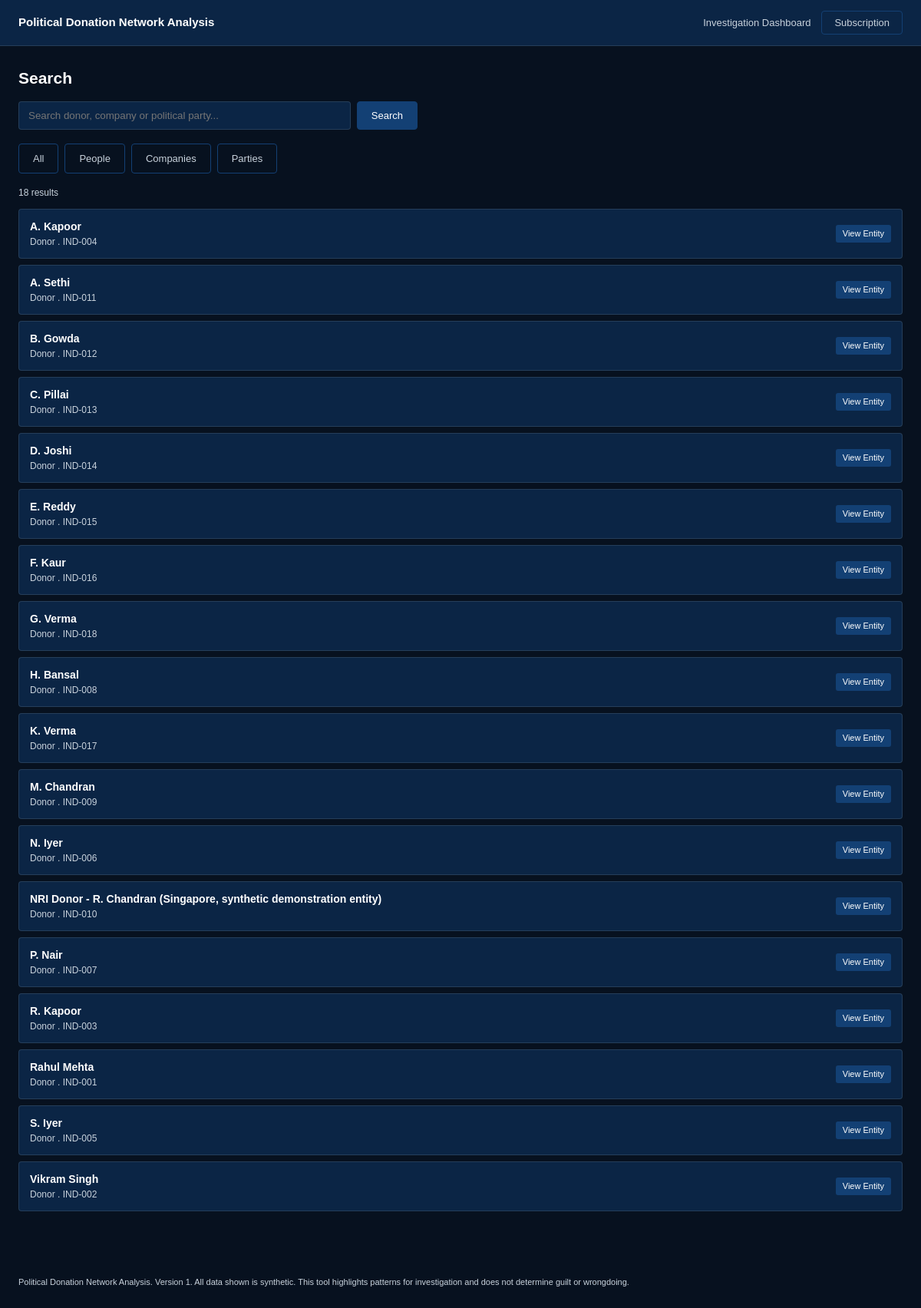
/pages/search.php?category=donor, run on the app's committed database.
### tables this page shows
CREATE TABLE donors (
    id INT PRIMARY KEY AUTO_INCREMENT,
    entity_id VARCHAR(20) NOT NULL UNIQUE,
    name VARCHAR(150) NOT NULL,
    phone_id INT,
    address_id INT,
    created_at TIMESTAMP DEFAULT CURRENT_TIMESTAMP,
    FOREIGN KEY (phone_id) REFERENCES phone_numbers(id),
    FOREIGN KEY (address_id) REFERENCES addresses(id),
    INDEX (name)
);

### pages/search.php (the view, shortened to what this page needs)
<?php
require_once __DIR__ . '/../config/database.php';
require_once __DIR__ . '/../config/helpers.php';
$q = trim($_GET['q'] ?? '');
$category = $_GET['category'] ?? '';
$results = [];
if ($q !== '') {
    $like = '%' . $q . '%';
    $stmt = $pdo->prepare("SELECT entity_id, name, 'Donor' AS type_label, 'donor' AS type FROM donors WHERE name LIKE ? OR entity_id LIKE ?");
    $stmt->execute([$like, $like]);
    $results = array_merge($results, $stmt->fetchAll());
    $stmt = $pdo->prepare("SELECT entity_id, company_name AS name, 'Company' AS type_label, 'company' AS type FROM companies WHERE company_name LIKE ? OR entity_id LIKE ?");
    $stmt->execute([$like, $like]);
    $results = array_merge($results, $stmt->fetchAll());
    $stmt = $pdo->prepare("SELECT party_id AS entity_id, party_name AS name, 'Political Party' AS type_label, 'party' AS type FROM political_parties WHERE party_name LIKE ? OR party_id LIKE ?");
    $stmt->execute([$like, $like]);
    $results = array_merge($results, $stmt->fetchAll());
} elseif ($category === 'donor') {
    $results = $pdo->query("SELECT entity_id, name, 'Donor' AS type_label, 'donor' AS type FROM donors ORDER BY name")->fetchAll();
} elseif ($category === 'party') {
    $results = $pdo->query("SELECT party_id AS entity_id, party_name AS name, 'Political Party' AS type_label, 'party' AS type FROM political_parties ORDER BY party_name")->fetchAll();
} elseif ($category === 'politician') {
    $results = $pdo->query("SELECT entity_id, name, 'Politician' AS type_label, 'politician' AS type FROM politicians ORDER BY name")->fetchAll();
}
render_header('Search');
?>
<h2>Search</h2>
<form action="search.php" method="get" style="display:flex;gap:8px;max-width:520px;margin:14px 0 18px;">
    <input type="text" name="q" value="<?= h($q) ?>" placeholder="Search donor, company or political party..." style="flex:1;padding:10px 12px;border:1px solid var(--border-subtle);border-radius:var(--radius);background:var(--dark-navy);color:var(--text-primary);">
    <button class="btn btn-primary" type="submit">Search</button>
</form>
<div style="display:flex;gap:8px;margin-bottom:16px;">
    <?php $qs = $q !== '' ? 'q=' . urlencode($q) : 'category=' . urlencode($category); ?>
    <a class="btn btn-secondary" href="search.php?<?= $qs ?>&tab=all">All</a>
    <a class="btn btn-secondary" href="search.php?<?= $qs ?>&tab=people">People</a>
    <a class="btn btn-secondary" href="search.php?<?= $qs ?>&tab=companies">Companies</a>
    <a class="btn btn-secondary" href="search.php?<?= $qs ?>&tab=parties">Parties</a>
</div>
<p class="muted"><?= count($results) ?> result<?= count($results) === 1 ? '' : 's' ?></p>
<?php foreach ($results as $r): ?>
    <a class="result-item" href="entity.php?type=<?= h($r['type']) ?>&id=<?= h($r['entity_id']) ?>">
        <div>
            <div class="result-name"><?= h($r['name']) ?></div>
            <div class="result-meta"><?= h($r['type_label']) ?> . <?= h($r['entity_id']) ?></div>
        </div>
        <span class="badge">View Entity</span>
    </a>
<?php endforeach; ?>
<?php render_footer(); ?>

### config/helpers.php (shortened to what this page needs)
<?php
function h($s) {
    return htmlspecialchars($s ?? '', ENT_QUOTES, 'UTF-8');
}
function render_header($pageTitle = 'Political Donation Network Analysis') {
    echo '<!DOCTYPE html><html lang="en"><head><meta charset="UTF-8">';
    echo '<link rel="stylesheet" href="' . (str_contains($_SERVER['SCRIPT_NAME'] ?? '', '/pages/') ? '../assets/css/style.css' : 'assets/css/style.css') . '">';
    echo '</head><body>';
    echo '<header class="site-header"><div class="header-inner">';
    echo '<a class="brand" href="' . (str_contains($_SERVER['SCRIPT_NAME'] ?? '', '/pages/') ? '../index.php' : 'index.php') . '">Political Donation Network Analysis</a>';
    $pagesPrefix = str_contains($_SERVER['SCRIPT_NAME'] ?? '', '/pages/') ? '' : 'pages/';
    echo '<div style="display:flex;align-items:center;gap:14px;">';
    echo '<a class="nav-link" href="' . $pagesPrefix . 'dashboard.php">Investigation Dashboard</a>';
    echo '<button class="subscription-btn" type="button" title="Placeholder for a future subscription model">Subscription</button>';
    echo '</div>';
    echo '</div></header><main class="page-content">';
}
function render_footer() {
    echo '</main><footer style="max-width:1200px;margin:0 auto;padding:16px 24px 40px;font-size:11px;color:var(--text-secondary);">';
    echo 'Political Donation Network Analysis. Version 1. All data shown is synthetic. This tool highlights patterns for investigation and does not determine guilt or wrongdoing.';
    echo '</footer></body></html>';
}

### assets/css/style.css (style rules this page uses)
:root { --bg-primary: #07111F; --dark-navy: #0B2545; --medium-blue: #134074; --deep-blue: #13315C; --light-workspace: #EEF4ED; --text-primary: #FFFFFF; --text-secondary: #C8D2DC; --border-subtle: rgba(200, 210, 220, 0.14); --radius: 4px; --edge-donation: #3B82D9; --edge-address: #22A55E; --edge-phone: #14B8A6; --edge-director: #F59E0B; --edge-company: #9B6BE0; --accent-red: #D14343; }
* { box-sizing: border-box; }
html, body { margin: 0; padding: 0; background: var(--bg-primary); color: var(--text-primary); font-family: "Lucida Sans", "Lucida Sans Unicode", sans-serif; font-size: 14px; line-height: 1.5; }
a { color: var(--edge-donation); text-decoration: none; }
h1, h2, h3 { color: var(--text-primary); margin: 0 0 0.5em; font-weight: 600; }
input, select, button { font-family: inherit; }
.site-header { background: var(--dark-navy); border-bottom: 1px solid var(--border-subtle); }
.header-inner { max-width: 1200px; margin: 0 auto; display: flex; align-items: center; justify-content: space-between; padding: 14px 24px; }
.brand { color: var(--text-primary); font-weight: 600; font-size: 15px; }
.subscription-btn { background: transparent; border: 1px solid var(--medium-blue); color: var(--text-secondary); padding: 7px 16px; border-radius: var(--radius); font-size: 13px; cursor: default; }
.page-content { max-width: 1200px; margin: 0 auto; padding: 26px 24px 60px; }
.btn { display: inline-block; font-size: 13px; padding: 9px 18px; border-radius: var(--radius); cursor: pointer; border: 1px solid var(--medium-blue); }
.btn-primary { background: var(--medium-blue); color: var(--text-primary); }
.btn-secondary { background: transparent; color: var(--text-secondary); }
.muted { color: var(--text-secondary); font-size: 12px; }
.result-item { display: flex; justify-content: space-between; align-items: center; padding: 12px 14px; border: 1px solid var(--border-subtle); border-radius: var(--radius); background: var(--dark-navy); margin-bottom: 8px; }
.result-name { font-weight: 600; color: var(--text-primary); font-size: 14px; }
.result-meta { font-size: 12px; color: var(--text-secondary); }
.badge { font-size: 11px; padding: 3px 9px; border-radius: 3px; background: var(--medium-blue); color: var(--text-primary); }
.nav-link { color: var(--text-secondary); font-size: 13px; }

### data on the page
donors: name "A. Kapoor", type_label "Donor", entity "IND-004"
donors: name "A. Sethi", type_label "Donor", entity "IND-011"
donors: name "B. Gowda", type_label "Donor", entity "IND-012"
donors: name "C. Pillai", type_label "Donor", entity "IND-013"
donors: name "D. Joshi", type_label "Donor", entity "IND-014"
donors: name "E. Reddy", type_label "Donor", entity "IND-015"
donors: name "F. Kaur", type_label "Donor", entity "IND-016"
donors: name "G. Verma", type_label "Donor", entity "IND-018"
donors: name "H. Bansal", type_label "Donor", entity "IND-008"
donors: name "K. Verma", type_label "Donor", entity "IND-017"
donors: name "M. Chandran", type_label "Donor", entity "IND-009"
donors: name "N. Iyer", type_label "Donor", entity "IND-006"
donors: name "NRI Donor - R. Chandran (Singapore, synthetic demonstration entity)", type_label "Donor", entity "IND-010"
donors: name "P. Nair", type_label "Donor", entity "IND-007"
donors: name "R. Kapoor", type_label "Donor", entity "IND-003"
donors: name "Rahul Mehta", type_label "Donor", entity "IND-001"
donors: name "S. Iyer", type_label "Donor", entity "IND-005"
donors: name "Vikram Singh", type_label "Donor", entity "IND-002"

### other printed values
count($results) "18"
